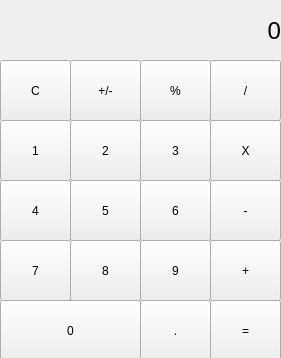
<?xml version="1.0" encoding="UTF-8"?>
<ui version="4.0">
 <class>MainWindow</class>
 <widget class="QMainWindow" name="MainWindow">
  <property name="geometry">
   <rect>
    <x>0</x>
    <y>0</y>
    <width>281</width>
    <height>358</height>
   </rect>
  </property>
  <property name="windowTitle">
   <string>MainWindow</string>
  </property>
  <widget class="QWidget" name="centralWidget">
   <property name="styleSheet">
    <string notr="true"/>
   </property>
   <widget class="QPushButton" name="pushButton_del">
    <property name="geometry">
     <rect>
      <x>0</x>
      <y>60</y>
      <width>71</width>
      <height>61</height>
     </rect>
    </property>
    <property name="styleSheet">
     <string notr="true">QPushButton {
border: 1px solid gray;
}
QPushButton:pressed { background-color: qlineargradient(x1: 0, y1: 0, x2: 0, y2: 1, stop: 0 #dadbde, stop: 1 #f6f7fa);
}

/* End Digits 0-9 Stylesheet */

/* (Clear,+/-,%,. buttons) Unary Operations Buttons Stylesheet */

QPushButton {
background-color: rgb(215, 215, 215);
border: 1px solid gray;
}
QPushButton:pressed { background-color: qlineargradient(x1: 0, y1: 0, x2: 0, y2: 1, stop: 0 #BEBEBE, stop: 1 #D7D7D7);
}
/* End Unary Operations Buttons Stylesheet */

/* (Orange buttons) Operations Buttons Stylesheet */
QPushButton {
background-color: rgb(255, 97, 57);
color: white; 
border: 1px solid gray;
}

QPushButton:pressed { background-color: qlineargradient(x1: 0, y1: 0, x2: 0, y2: 1, stop: 0 #FF7832, stop: 1 #FF9739);
}

/* (Label at top) Label Stylesheet */

QLabel {
qproperty-alignment: 'AlignVCenter | AlignRight';
border: 1px solid gray;
}

background-color : white;</string>
    </property>
    <property name="text">
     <string>C</string>
    </property>
   </widget>
   <widget class="QPushButton" name="pushButton_plus_minus">
    <property name="geometry">
     <rect>
      <x>70</x>
      <y>60</y>
      <width>71</width>
      <height>61</height>
     </rect>
    </property>
    <property name="styleSheet">
     <string notr="true">QPushButton {
border: 1px solid gray;
}
QPushButton:pressed { background-color: qlineargradient(x1: 0, y1: 0, x2: 0, y2: 1, stop: 0 #dadbde, stop: 1 #f6f7fa);
}

/* End Digits 0-9 Stylesheet */

/* (Clear,+/-,%,. buttons) Unary Operations Buttons Stylesheet */

QPushButton {
background-color: rgb(215, 215, 215);
border: 1px solid gray;
}
QPushButton:pressed { background-color: qlineargradient(x1: 0, y1: 0, x2: 0, y2: 1, stop: 0 #BEBEBE, stop: 1 #D7D7D7);
}
/* End Unary Operations Buttons Stylesheet */

/* (Orange buttons) Operations Buttons Stylesheet */
QPushButton {
background-color: rgb(45, 151, 57);
color: white; 
border: 1px solid gray;
}

QPushButton:pressed { background-color: qlineargradient(x1: 0, y1: 0, x2: 0, y2: 1, stop: 0 #FF7832, stop: 1 #FF9739);
}

/* (Label at top) Label Stylesheet */

QLabel {
qproperty-alignment: 'AlignVCenter | AlignRight';
border: 1px solid gray;
}

background-color : white;</string>
    </property>
    <property name="text">
     <string>+/-</string>
    </property>
   </widget>
   <widget class="QPushButton" name="pushButton_percent">
    <property name="geometry">
     <rect>
      <x>140</x>
      <y>60</y>
      <width>71</width>
      <height>61</height>
     </rect>
    </property>
    <property name="styleSheet">
     <string notr="true">QPushButton {
border: 1px solid gray;
}
QPushButton:pressed { background-color: qlineargradient(x1: 0, y1: 0, x2: 0, y2: 1, stop: 0 #dadbde, stop: 1 #f6f7fa);
}

/* End Digits 0-9 Stylesheet */

/* (Clear,+/-,%,. buttons) Unary Operations Buttons Stylesheet */

QPushButton {
background-color: rgb(215, 215, 215);
border: 1px solid gray;
}
QPushButton:pressed { background-color: qlineargradient(x1: 0, y1: 0, x2: 0, y2: 1, stop: 0 #BEBEBE, stop: 1 #D7D7D7);
}
/* End Unary Operations Buttons Stylesheet */

/* (Orange buttons) Operations Buttons Stylesheet */
QPushButton {
background-color: rgb(45, 151, 57);
color: white; 
border: 1px solid gray;
}

QPushButton:pressed { background-color: qlineargradient(x1: 0, y1: 0, x2: 0, y2: 1, stop: 0 #FF7832, stop: 1 #FF9739);
}

/* (Label at top) Label Stylesheet */

QLabel {
qproperty-alignment: 'AlignVCenter | AlignRight';
border: 1px solid gray;
}

background-color : white;</string>
    </property>
    <property name="text">
     <string>%</string>
    </property>
   </widget>
   <widget class="QPushButton" name="pushButton_div">
    <property name="geometry">
     <rect>
      <x>210</x>
      <y>60</y>
      <width>71</width>
      <height>61</height>
     </rect>
    </property>
    <property name="styleSheet">
     <string notr="true">QPushButton {
border: 1px solid gray;
}
QPushButton:pressed { background-color: qlineargradient(x1: 0, y1: 0, x2: 0, y2: 1, stop: 0 #dadbde, stop: 1 #f6f7fa);
}

/* End Digits 0-9 Stylesheet */

/* (Clear,+/-,%,. buttons) Unary Operations Buttons Stylesheet */

QPushButton {
background-color: rgb(215, 215, 215);
border: 1px solid gray;
}
QPushButton:pressed { background-color: qlineargradient(x1: 0, y1: 0, x2: 0, y2: 1, stop: 0 #BEBEBE, stop: 1 #D7D7D7);
}
/* End Unary Operations Buttons Stylesheet */

/* (Orange buttons) Operations Buttons Stylesheet */
QPushButton {
background-color: rgb(255, 151, 57);
color: white; 
border: 1px solid gray;
}

QPushButton:pressed { background-color: qlineargradient(x1: 0, y1: 0, x2: 0, y2: 1, stop: 0 #FF7832, stop: 1 #FF9739);
}

/* (Label at top) Label Stylesheet */

QLabel {
qproperty-alignment: 'AlignVCenter | AlignRight';
border: 1px solid gray;
}

background-color : white;</string>
    </property>
    <property name="text">
     <string>/</string>
    </property>
   </widget>
   <widget class="QPushButton" name="pushButton_1">
    <property name="geometry">
     <rect>
      <x>0</x>
      <y>120</y>
      <width>71</width>
      <height>61</height>
     </rect>
    </property>
    <property name="cursor">
     <cursorShape>PointingHandCursor</cursorShape>
    </property>
    <property name="styleSheet">
     <string notr="true">QPushButton {
border: 1px solid gray;
}
QPushButton:pressed { background-color: qlineargradient(x1: 0, y1: 0, x2: 0, y2: 1, stop: 0 #dadbde, stop: 1 #f6f7fa);
}

/* End Digits 0-9 Stylesheet */

/* (Clear,+/-,%,. buttons) Unary Operations Buttons Stylesheet */

QPushButton {
background-color: rgb(215, 215, 215);
border: 1px solid gray;
}
QPushButton:pressed { background-color: qlineargradient(x1: 0, y1: 0, x2: 0, y2: 1, stop: 0 #BEBEBE, stop: 1 #D7D7D7);
}
/* End Unary Operations Buttons Stylesheet */

/* (Orange buttons) Operations Buttons Stylesheet */
QPushButton {
background-color: rgb(155, 144, 57);
color: white; 
border: 1px solid gray;
}

QPushButton:pressed { background-color: qlineargradient(x1: 0, y1: 0, x2: 0, y2: 1, stop: 0 #FF7832, stop: 1 #FF9739);
}

/* (Label at top) Label Stylesheet */

QLabel {
qproperty-alignment: 'AlignVCenter | AlignRight';
border: 1px solid gray;
}

background-color : white;</string>
    </property>
    <property name="text">
     <string>1</string>
    </property>
   </widget>
   <widget class="QPushButton" name="pushButton_2">
    <property name="geometry">
     <rect>
      <x>70</x>
      <y>120</y>
      <width>71</width>
      <height>61</height>
     </rect>
    </property>
    <property name="cursor">
     <cursorShape>PointingHandCursor</cursorShape>
    </property>
    <property name="styleSheet">
     <string notr="true">QPushButton {
border: 1px solid gray;
}
QPushButton:pressed { background-color: qlineargradient(x1: 0, y1: 0, x2: 0, y2: 1, stop: 0 #dadbde, stop: 1 #f6f7fa);
}

/* End Digits 0-9 Stylesheet */

/* (Clear,+/-,%,. buttons) Unary Operations Buttons Stylesheet */

QPushButton {
background-color: rgb(215, 215, 215);
border: 1px solid gray;
}
QPushButton:pressed { background-color: qlineargradient(x1: 0, y1: 0, x2: 0, y2: 1, stop: 0 #BEBEBE, stop: 1 #D7D7D7);
}
/* End Unary Operations Buttons Stylesheet */

/* (Orange buttons) Operations Buttons Stylesheet */
QPushButton {
background-color: rgb(155, 144, 57);
color: white; 
border: 1px solid gray;
}

QPushButton:pressed { background-color: qlineargradient(x1: 0, y1: 0, x2: 0, y2: 1, stop: 0 #FF7832, stop: 1 #FF9739);
}

/* (Label at top) Label Stylesheet */

QLabel {
qproperty-alignment: 'AlignVCenter | AlignRight';
border: 1px solid gray;
}

background-color : white;</string>
    </property>
    <property name="text">
     <string>2</string>
    </property>
   </widget>
   <widget class="QPushButton" name="pushButton_3">
    <property name="geometry">
     <rect>
      <x>140</x>
      <y>120</y>
      <width>71</width>
      <height>61</height>
     </rect>
    </property>
    <property name="cursor">
     <cursorShape>PointingHandCursor</cursorShape>
    </property>
    <property name="styleSheet">
     <string notr="true">QPushButton {
border: 1px solid gray;
}
QPushButton:pressed { background-color: qlineargradient(x1: 0, y1: 0, x2: 0, y2: 1, stop: 0 #dadbde, stop: 1 #f6f7fa);
}

/* End Digits 0-9 Stylesheet */

/* (Clear,+/-,%,. buttons) Unary Operations Buttons Stylesheet */

QPushButton {
background-color: rgb(215, 215, 215);
border: 1px solid gray;
}
QPushButton:pressed { background-color: qlineargradient(x1: 0, y1: 0, x2: 0, y2: 1, stop: 0 #BEBEBE, stop: 1 #D7D7D7);
}
/* End Unary Operations Buttons Stylesheet */

/* (Orange buttons) Operations Buttons Stylesheet */
QPushButton {
background-color: rgb(155, 144, 57);
color: white; 
border: 1px solid gray;
}

QPushButton:pressed { background-color: qlineargradient(x1: 0, y1: 0, x2: 0, y2: 1, stop: 0 #FF7832, stop: 1 #FF9739);
}

/* (Label at top) Label Stylesheet */

QLabel {
qproperty-alignment: 'AlignVCenter | AlignRight';
border: 1px solid gray;
}

background-color : white;</string>
    </property>
    <property name="text">
     <string>3</string>
    </property>
   </widget>
   <widget class="QPushButton" name="pushButton_multiply">
    <property name="geometry">
     <rect>
      <x>210</x>
      <y>120</y>
      <width>71</width>
      <height>61</height>
     </rect>
    </property>
    <property name="styleSheet">
     <string notr="true">QPushButton {
border: 1px solid gray;
}
QPushButton:pressed { background-color: qlineargradient(x1: 0, y1: 0, x2: 0, y2: 1, stop: 0 #dadbde, stop: 1 #f6f7fa);
}

/* End Digits 0-9 Stylesheet */

/* (Clear,+/-,%,. buttons) Unary Operations Buttons Stylesheet */

QPushButton {
background-color: rgb(215, 215, 215);
border: 1px solid gray;
}
QPushButton:pressed { background-color: qlineargradient(x1: 0, y1: 0, x2: 0, y2: 1, stop: 0 #BEBEBE, stop: 1 #D7D7D7);
}
/* End Unary Operations Buttons Stylesheet */

/* (Orange buttons) Operations Buttons Stylesheet */
QPushButton {
background-color: rgb(255, 151, 57);
color: white; 
border: 1px solid gray;
}

QPushButton:pressed { background-color: qlineargradient(x1: 0, y1: 0, x2: 0, y2: 1, stop: 0 #FF7832, stop: 1 #FF9739);
}

/* (Label at top) Label Stylesheet */

QLabel {
qproperty-alignment: 'AlignVCenter | AlignRight';
border: 1px solid gray;
}

background-color : white;</string>
    </property>
    <property name="text">
     <string>X</string>
    </property>
   </widget>
   <widget class="QPushButton" name="pushButton_4">
    <property name="geometry">
     <rect>
      <x>0</x>
      <y>180</y>
      <width>71</width>
      <height>61</height>
     </rect>
    </property>
    <property name="cursor">
     <cursorShape>PointingHandCursor</cursorShape>
    </property>
    <property name="styleSheet">
     <string notr="true">QPushButton {
border: 1px solid gray;
}
QPushButton:pressed { background-color: qlineargradient(x1: 0, y1: 0, x2: 0, y2: 1, stop: 0 #dadbde, stop: 1 #f6f7fa);
}

/* End Digits 0-9 Stylesheet */

/* (Clear,+/-,%,. buttons) Unary Operations Buttons Stylesheet */

QPushButton {
background-color: rgb(215, 215, 215);
border: 1px solid gray;
}
QPushButton:pressed { background-color: qlineargradient(x1: 0, y1: 0, x2: 0, y2: 1, stop: 0 #BEBEBE, stop: 1 #D7D7D7);
}
/* End Unary Operations Buttons Stylesheet */

/* (Orange buttons) Operations Buttons Stylesheet */
QPushButton {
background-color: rgb(155, 144, 57);
color: white; 
border: 1px solid gray;
}

QPushButton:pressed { background-color: qlineargradient(x1: 0, y1: 0, x2: 0, y2: 1, stop: 0 #FF7832, stop: 1 #FF9739);
}

/* (Label at top) Label Stylesheet */

QLabel {
qproperty-alignment: 'AlignVCenter | AlignRight';
border: 1px solid gray;
}

background-color : white;</string>
    </property>
    <property name="text">
     <string>4</string>
    </property>
   </widget>
   <widget class="QPushButton" name="pushButton_5">
    <property name="geometry">
     <rect>
      <x>70</x>
      <y>180</y>
      <width>71</width>
      <height>61</height>
     </rect>
    </property>
    <property name="cursor">
     <cursorShape>PointingHandCursor</cursorShape>
    </property>
    <property name="styleSheet">
     <string notr="true">QPushButton {
border: 1px solid gray;
}
QPushButton:pressed { background-color: qlineargradient(x1: 0, y1: 0, x2: 0, y2: 1, stop: 0 #dadbde, stop: 1 #f6f7fa);
}

/* End Digits 0-9 Stylesheet */

/* (Clear,+/-,%,. buttons) Unary Operations Buttons Stylesheet */

QPushButton {
background-color: rgb(215, 215, 215);
border: 1px solid gray;
}
QPushButton:pressed { background-color: qlineargradient(x1: 0, y1: 0, x2: 0, y2: 1, stop: 0 #BEBEBE, stop: 1 #D7D7D7);
}
/* End Unary Operations Buttons Stylesheet */

/* (Orange buttons) Operations Buttons Stylesheet */
QPushButton {
background-color: rgb(155, 144, 57);
color: white; 
border: 1px solid gray;
}

QPushButton:pressed { background-color: qlineargradient(x1: 0, y1: 0, x2: 0, y2: 1, stop: 0 #FF7832, stop: 1 #FF9739);
}

/* (Label at top) Label Stylesheet */

QLabel {
qproperty-alignment: 'AlignVCenter | AlignRight';
border: 1px solid gray;
}

background-color : white;</string>
    </property>
    <property name="text">
     <string>5</string>
    </property>
   </widget>
   <widget class="QPushButton" name="pushButton_6">
    <property name="geometry">
     <rect>
      <x>140</x>
      <y>180</y>
      <width>71</width>
      <height>61</height>
     </rect>
    </property>
    <property name="cursor">
     <cursorShape>PointingHandCursor</cursorShape>
    </property>
    <property name="styleSheet">
     <string notr="true">QPushButton {
border: 1px solid gray;
}
QPushButton:pressed { background-color: qlineargradient(x1: 0, y1: 0, x2: 0, y2: 1, stop: 0 #dadbde, stop: 1 #f6f7fa);
}

/* End Digits 0-9 Stylesheet */

/* (Clear,+/-,%,. buttons) Unary Operations Buttons Stylesheet */

QPushButton {
background-color: rgb(215, 215, 215);
border: 1px solid gray;
}
QPushButton:pressed { background-color: qlineargradient(x1: 0, y1: 0, x2: 0, y2: 1, stop: 0 #BEBEBE, stop: 1 #D7D7D7);
}
/* End Unary Operations Buttons Stylesheet */

/* (Orange buttons) Operations Buttons Stylesheet */
QPushButton {
background-color: rgb(155, 144, 57);
color: white; 
border: 1px solid gray;
}

QPushButton:pressed { background-color: qlineargradient(x1: 0, y1: 0, x2: 0, y2: 1, stop: 0 #FF7832, stop: 1 #FF9739);
}

/* (Label at top) Label Stylesheet */

QLabel {
qproperty-alignment: 'AlignVCenter | AlignRight';
border: 1px solid gray;
}

background-color : white;</string>
    </property>
    <property name="text">
     <string>6</string>
    </property>
   </widget>
   <widget class="QPushButton" name="pushButton_minus">
    <property name="geometry">
     <rect>
      <x>210</x>
      <y>180</y>
      <width>71</width>
      <height>61</height>
     </rect>
    </property>
    <property name="styleSheet">
     <string notr="true">QPushButton {
border: 1px solid gray;
}
QPushButton:pressed { background-color: qlineargradient(x1: 0, y1: 0, x2: 0, y2: 1, stop: 0 #dadbde, stop: 1 #f6f7fa);
}

/* End Digits 0-9 Stylesheet */

/* (Clear,+/-,%,. buttons) Unary Operations Buttons Stylesheet */

QPushButton {
background-color: rgb(215, 215, 215);
border: 1px solid gray;
}
QPushButton:pressed { background-color: qlineargradient(x1: 0, y1: 0, x2: 0, y2: 1, stop: 0 #BEBEBE, stop: 1 #D7D7D7);
}
/* End Unary Operations Buttons Stylesheet */

/* (Orange buttons) Operations Buttons Stylesheet */
QPushButton {
background-color: rgb(255, 151, 57);
color: white; 
border: 1px solid gray;
}

QPushButton:pressed { background-color: qlineargradient(x1: 0, y1: 0, x2: 0, y2: 1, stop: 0 #FF7832, stop: 1 #FF9739);
}

/* (Label at top) Label Stylesheet */

QLabel {
qproperty-alignment: 'AlignVCenter | AlignRight';
border: 1px solid gray;
}

background-color : white;</string>
    </property>
    <property name="text">
     <string>-</string>
    </property>
   </widget>
   <widget class="QPushButton" name="pushButton_zero">
    <property name="geometry">
     <rect>
      <x>0</x>
      <y>300</y>
      <width>141</width>
      <height>61</height>
     </rect>
    </property>
    <property name="cursor">
     <cursorShape>PointingHandCursor</cursorShape>
    </property>
    <property name="styleSheet">
     <string notr="true">QPushButton {
border: 1px solid gray;
}
QPushButton:pressed { background-color: qlineargradient(x1: 0, y1: 0, x2: 0, y2: 1, stop: 0 #dadbde, stop: 1 #f6f7fa);
}

/* End Digits 0-9 Stylesheet */

/* (Clear,+/-,%,. buttons) Unary Operations Buttons Stylesheet */

QPushButton {
background-color: rgb(215, 215, 215);
border: 1px solid gray;
}
QPushButton:pressed { background-color: qlineargradient(x1: 0, y1: 0, x2: 0, y2: 1, stop: 0 #BEBEBE, stop: 1 #D7D7D7);
}
/* End Unary Operations Buttons Stylesheet */

/* (Orange buttons) Operations Buttons Stylesheet */
QPushButton {
background-color: rgb(255, 98, 59);
color: white; 
border: 1px solid gray;
}

QPushButton:pressed { background-color: qlineargradient(x1: 0, y1: 0, x2: 0, y2: 1, stop: 0 #FF7832, stop: 1 #FF9739);
}

/* (Label at top) Label Stylesheet */

QLabel {
qproperty-alignment: 'AlignVCenter | AlignRight';
border: 1px solid gray;
}

background-color : white;</string>
    </property>
    <property name="text">
     <string>0</string>
    </property>
   </widget>
   <widget class="QPushButton" name="pushButton_dot">
    <property name="geometry">
     <rect>
      <x>140</x>
      <y>300</y>
      <width>71</width>
      <height>61</height>
     </rect>
    </property>
    <property name="styleSheet">
     <string notr="true">QPushButton {
border: 1px solid gray;
}
QPushButton:pressed { background-color: qlineargradient(x1: 0, y1: 0, x2: 0, y2: 1, stop: 0 #dadbde, stop: 1 #f6f7fa);
}

/* End Digits 0-9 Stylesheet */

/* (Clear,+/-,%,. buttons) Unary Operations Buttons Stylesheet */

QPushButton {
background-color: rgb(215, 215, 215);
border: 1px solid gray;
}
QPushButton:pressed { background-color: qlineargradient(x1: 0, y1: 0, x2: 0, y2: 1, stop: 0 #BEBEBE, stop: 1 #D7D7D7);
}
/* End Unary Operations Buttons Stylesheet */

/* (Orange buttons) Operations Buttons Stylesheet */
QPushButton {
background-color: rgb(255, 98, 59);
color: white; 
border: 1px solid gray;
}

QPushButton:pressed { background-color: qlineargradient(x1: 0, y1: 0, x2: 0, y2: 1, stop: 0 #FF7832, stop: 1 #FF9739);
}

/* (Label at top) Label Stylesheet */

QLabel {
qproperty-alignment: 'AlignVCenter | AlignRight';
border: 1px solid gray;
}

background-color : white;</string>
    </property>
    <property name="text">
     <string>.</string>
    </property>
   </widget>
   <widget class="QPushButton" name="pushButton_equals">
    <property name="geometry">
     <rect>
      <x>210</x>
      <y>300</y>
      <width>71</width>
      <height>61</height>
     </rect>
    </property>
    <property name="styleSheet">
     <string notr="true">QPushButton {
border: 1px solid gray;
}
QPushButton:pressed { background-color: qlineargradient(x1: 0, y1: 0, x2: 0, y2: 1, stop: 0 #dadbde, stop: 1 #f6f7fa);
}

/* End Digits 0-9 Stylesheet */

/* (Clear,+/-,%,. buttons) Unary Operations Buttons Stylesheet */

QPushButton {
background-color: rgb(215, 215, 215);
border: 1px solid gray;
}
QPushButton:pressed { background-color: qlineargradient(x1: 0, y1: 0, x2: 0, y2: 1, stop: 0 #BEBEBE, stop: 1 #D7D7D7);
}
/* End Unary Operations Buttons Stylesheet */

/* (Orange buttons) Operations Buttons Stylesheet */
QPushButton {
background-color: rgb(255, 151, 57);
color: white; 
border: 1px solid gray;
}

QPushButton:pressed { background-color: qlineargradient(x1: 0, y1: 0, x2: 0, y2: 1, stop: 0 #FF7832, stop: 1 #FF9739);
}

/* (Label at top) Label Stylesheet */

QLabel {
qproperty-alignment: 'AlignVCenter | AlignRight';
border: 1px solid gray;
}

background-color : white;</string>
    </property>
    <property name="text">
     <string>=</string>
    </property>
   </widget>
   <widget class="QPushButton" name="pushButton_plus">
    <property name="geometry">
     <rect>
      <x>210</x>
      <y>240</y>
      <width>71</width>
      <height>61</height>
     </rect>
    </property>
    <property name="styleSheet">
     <string notr="true">QPushButton {
border: 1px solid gray;
}
QPushButton:pressed { background-color: qlineargradient(x1: 0, y1: 0, x2: 0, y2: 1, stop: 0 #dadbde, stop: 1 #f6f7fa);
}

/* End Digits 0-9 Stylesheet */

/* (Clear,+/-,%,. buttons) Unary Operations Buttons Stylesheet */

QPushButton {
background-color: rgb(215, 215, 215);
border: 1px solid gray;
}
QPushButton:pressed { background-color: qlineargradient(x1: 0, y1: 0, x2: 0, y2: 1, stop: 0 #BEBEBE, stop: 1 #D7D7D7);
}
/* End Unary Operations Buttons Stylesheet */

/* (Orange buttons) Operations Buttons Stylesheet */
QPushButton {
background-color: rgb(255, 151, 57);
color: white; 
border: 1px solid gray;
}

QPushButton:pressed { background-color: qlineargradient(x1: 0, y1: 0, x2: 0, y2: 1, stop: 0 #FF7832, stop: 1 #FF9739);
}

/* (Label at top) Label Stylesheet */

QLabel {
qproperty-alignment: 'AlignVCenter | AlignRight';
border: 1px solid gray;
}

background-color : white;</string>
    </property>
    <property name="text">
     <string>+</string>
    </property>
   </widget>
   <widget class="QPushButton" name="pushButton_7">
    <property name="geometry">
     <rect>
      <x>0</x>
      <y>240</y>
      <width>71</width>
      <height>61</height>
     </rect>
    </property>
    <property name="cursor">
     <cursorShape>PointingHandCursor</cursorShape>
    </property>
    <property name="styleSheet">
     <string notr="true">QPushButton {
border: 1px solid gray;
}
QPushButton:pressed { background-color: qlineargradient(x1: 0, y1: 0, x2: 0, y2: 1, stop: 0 #dadbde, stop: 1 #f6f7fa);
}

/* End Digits 0-9 Stylesheet */

/* (Clear,+/-,%,. buttons) Unary Operations Buttons Stylesheet */

QPushButton {
background-color: rgb(215, 215, 215);
border: 1px solid gray;
}
QPushButton:pressed { background-color: qlineargradient(x1: 0, y1: 0, x2: 0, y2: 1, stop: 0 #BEBEBE, stop: 1 #D7D7D7);
}
/* End Unary Operations Buttons Stylesheet */

/* (Orange buttons) Operations Buttons Stylesheet */
QPushButton {
background-color: rgb(155, 144, 57);
color: white; 
border: 1px solid gray;
}

QPushButton:pressed { background-color: qlineargradient(x1: 0, y1: 0, x2: 0, y2: 1, stop: 0 #FF7832, stop: 1 #FF9739);
}

/* (Label at top) Label Stylesheet */

QLabel {
qproperty-alignment: 'AlignVCenter | AlignRight';
border: 1px solid gray;
}

background-color : white;</string>
    </property>
    <property name="text">
     <string>7</string>
    </property>
   </widget>
   <widget class="QPushButton" name="pushButton_8">
    <property name="geometry">
     <rect>
      <x>70</x>
      <y>240</y>
      <width>71</width>
      <height>61</height>
     </rect>
    </property>
    <property name="cursor">
     <cursorShape>PointingHandCursor</cursorShape>
    </property>
    <property name="styleSheet">
     <string notr="true">QPushButton {
border: 1px solid gray;
}
QPushButton:pressed { background-color: qlineargradient(x1: 0, y1: 0, x2: 0, y2: 1, stop: 0 #dadbde, stop: 1 #f6f7fa);
}

/* End Digits 0-9 Stylesheet */

/* (Clear,+/-,%,. buttons) Unary Operations Buttons Stylesheet */

QPushButton {
background-color: rgb(215, 215, 215);
border: 1px solid gray;
}
QPushButton:pressed { background-color: qlineargradient(x1: 0, y1: 0, x2: 0, y2: 1, stop: 0 #BEBEBE, stop: 1 #D7D7D7);
}
/* End Unary Operations Buttons Stylesheet */

/* (Orange buttons) Operations Buttons Stylesheet */
QPushButton {
background-color: rgb(155, 144, 57);
color: white; 
border: 1px solid gray;
}

QPushButton:pressed { background-color: qlineargradient(x1: 0, y1: 0, x2: 0, y2: 1, stop: 0 #FF7832, stop: 1 #FF9739);
}

/* (Label at top) Label Stylesheet */

QLabel {
qproperty-alignment: 'AlignVCenter | AlignRight';
border: 1px solid gray;
}

background-color : white;</string>
    </property>
    <property name="text">
     <string>8</string>
    </property>
   </widget>
   <widget class="QPushButton" name="pushButton_9">
    <property name="geometry">
     <rect>
      <x>140</x>
      <y>240</y>
      <width>71</width>
      <height>61</height>
     </rect>
    </property>
    <property name="cursor">
     <cursorShape>PointingHandCursor</cursorShape>
    </property>
    <property name="styleSheet">
     <string notr="true">QPushButton {
border: 1px solid gray;
}
QPushButton:pressed { background-color: qlineargradient(x1: 0, y1: 0, x2: 0, y2: 1, stop: 0 #dadbde, stop: 1 #f6f7fa);
}

/* End Digits 0-9 Stylesheet */

/* (Clear,+/-,%,. buttons) Unary Operations Buttons Stylesheet */

QPushButton {
background-color: rgb(215, 215, 215);
border: 1px solid gray;
}
QPushButton:pressed { background-color: qlineargradient(x1: 0, y1: 0, x2: 0, y2: 1, stop: 0 #BEBEBE, stop: 1 #D7D7D7);
}
/* End Unary Operations Buttons Stylesheet */

/* (Orange buttons) Operations Buttons Stylesheet */
QPushButton {
background-color: rgb(155, 144, 57);
color: white; 
border: 1px solid gray;
}

QPushButton:pressed { background-color: qlineargradient(x1: 0, y1: 0, x2: 0, y2: 1, stop: 0 #FF7832, stop: 1 #FF9739);
}

/* (Label at top) Label Stylesheet */

QLabel {
qproperty-alignment: 'AlignVCenter | AlignRight';
border: 1px solid gray;
}

background-color : white;</string>
    </property>
    <property name="text">
     <string>9</string>
    </property>
   </widget>
   <widget class="QLabel" name="label">
    <property name="geometry">
     <rect>
      <x>0</x>
      <y>0</y>
      <width>281</width>
      <height>61</height>
     </rect>
    </property>
    <property name="font">
     <font>
      <pointsize>18</pointsize>
     </font>
    </property>
    <property name="mouseTracking">
     <bool>false</bool>
    </property>
    <property name="autoFillBackground">
     <bool>false</bool>
    </property>
    <property name="text">
     <string>0</string>
    </property>
    <property name="alignment">
     <set>Qt::AlignRight|Qt::AlignTrailing|Qt::AlignVCenter</set>
    </property>
   </widget>
  </widget>
 </widget>
 <layoutdefault spacing="6" margin="11"/>
 <resources/>
 <connections/>
</ui>
